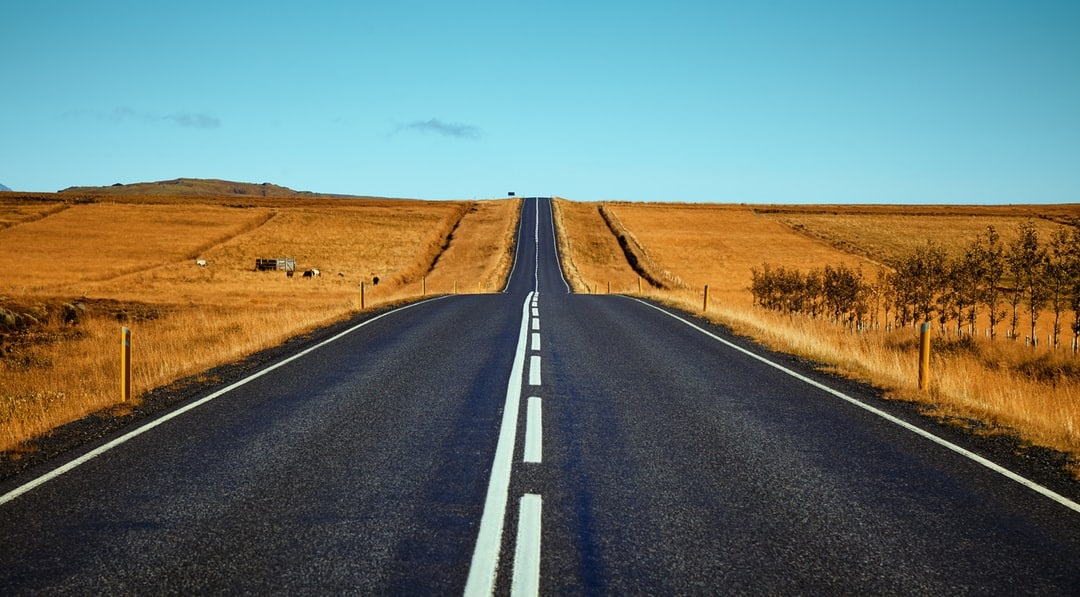
#> input picture OPENCV/road1.jpg, 1080 x 597 px
$ python HoughLineMethodProbabilistic.py
#> lines starting #> are read from the running program, lines starting #| are printed output that depends on the picture; after the words box and inside, x2 and y2 are one past the last pixel; in counts of white or black regions, pixels touching at a corner belong together
import cv2
import numpy as np
img = cv2.imread('road1.jpg')
#> img is the input picture: shape (597, 1080, 3); mean B, G, R 107.6, 117.4, 107.2
gray = cv2.cvtColor(img, cv2.COLOR_BGR2GRAY)
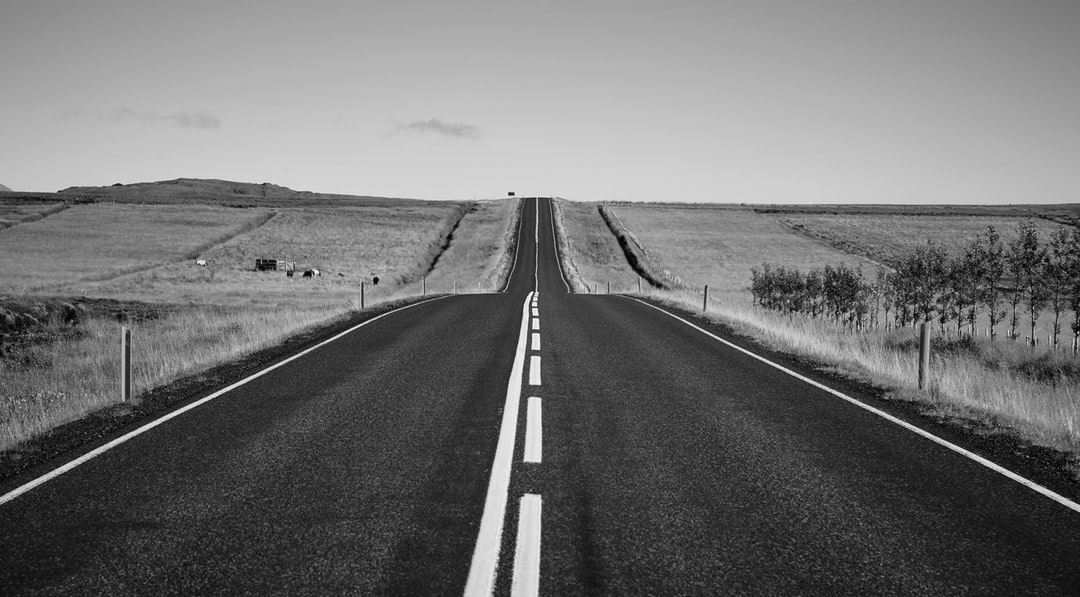
#> gray: shape (597, 1080); min 0, max 253, mean 113.2
edges = cv2.Canny(gray, 50, 150, apertureSize = 3)
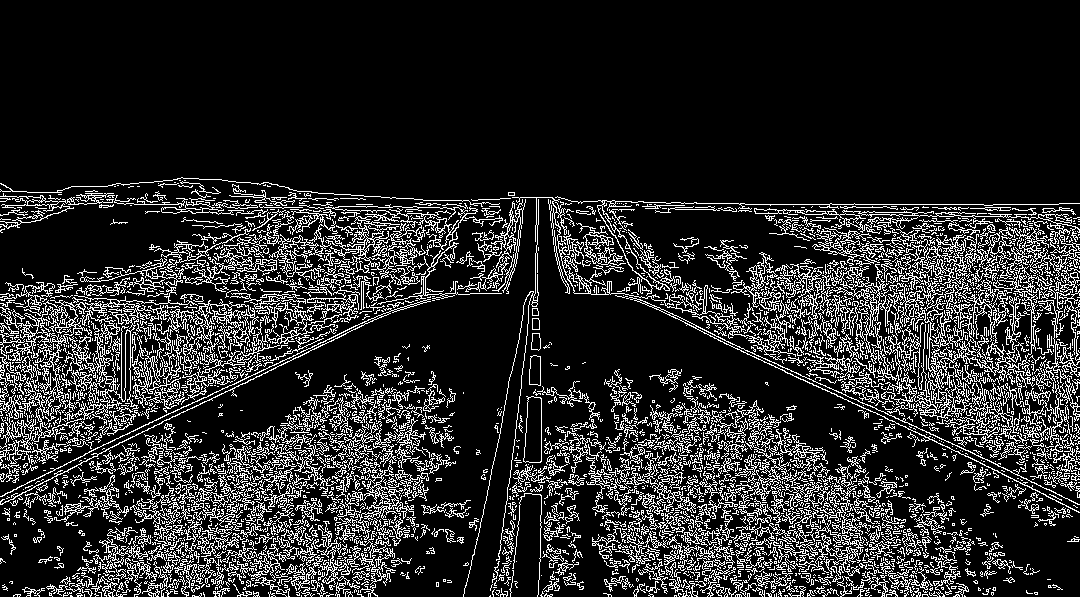
#> edges: shape (597, 1080); 16.3% white in thin lines or dots, all inside (x1, y1, x2, y2) = (0, 177, 1080, 597)
cv2.imshow('edges', edges)
lines = cv2.HoughLinesP(edges, 1, np.pi/180, 100, minLineLength=100, maxLineGap=10)
#> lines = 445 rows, first 6: [739, 204, 1058, 204], [822, 213, 1076, 218], [744, 294, 1077, 282], [733, 285, 1077, 273], [877, 269, 1077, 256], [85, 453, 263, 482]
for line in lines:
    x1, y1, x2, y2 = line[0]
    cv2.line(img, (x1, y1), (x2, y2), (0, 255, 0), 2)
#> this loop made 445 passes
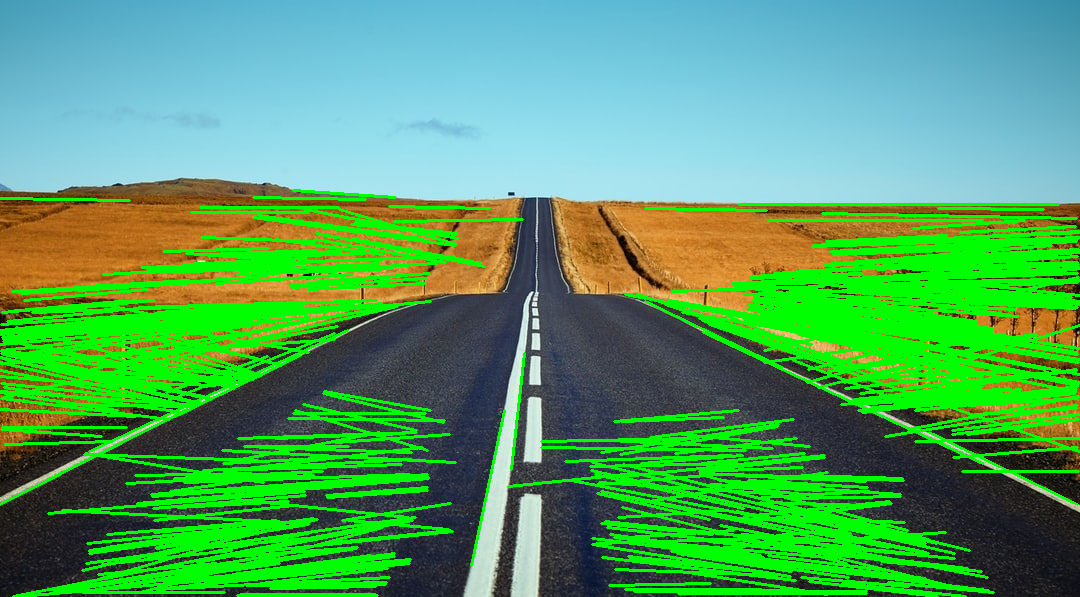
#> img: shape (597, 1080, 3); mean B, G, R 96.4, 160.6, 81.2

cv2.imshow('image', img)
k = cv2.waitKey(0)
#> (key Esc is pressed here)
cv2.destroyAllWindows()

$ run again, with OPENCV/road2.jpg copied over OPENCV/road1.jpg
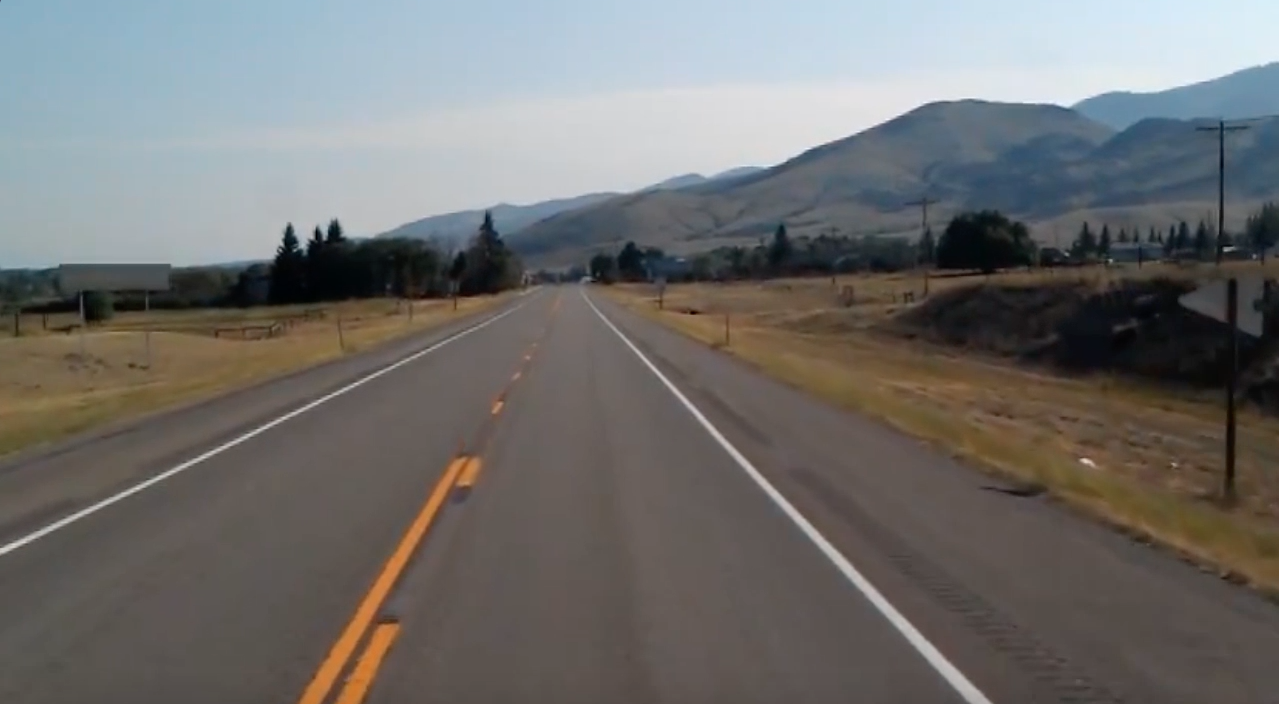
#> input picture OPENCV/road2.jpg, 1279 x 704 px
#> img is the input picture: shape (704, 1279, 3); mean B, G, R 109.7, 111.3, 112.3
#> `edges = cv2.Canny(gray, 50, 150, apertureSize = 3)`:
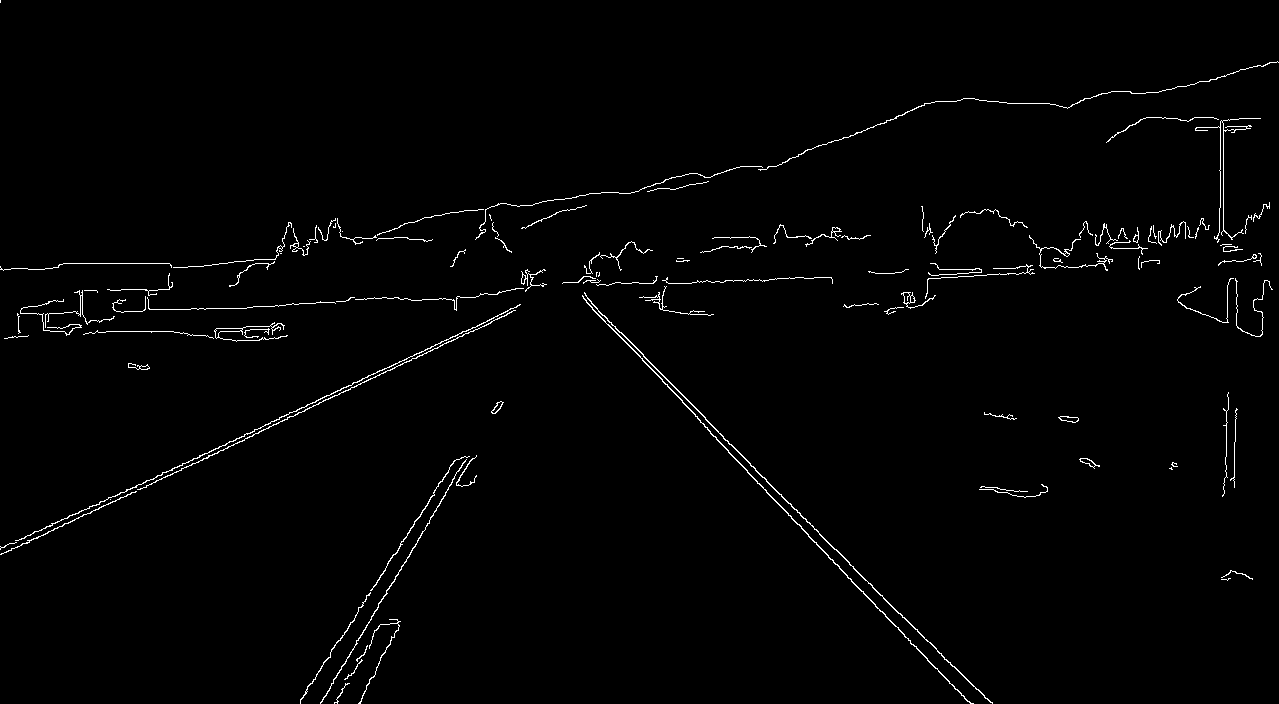
#> edges: shape (704, 1279); 1.3% white in thin lines or dots
#> lines = 21 rows, first 6: [705, 419, 952, 666], [0, 548, 497, 316], [320, 703, 452, 482], [643, 356, 766, 479], [0, 554, 223, 450], [747, 472, 970, 703]
#> the loop `for line in lines:` made 21 passes
#> after the loop `for line in lines:`:
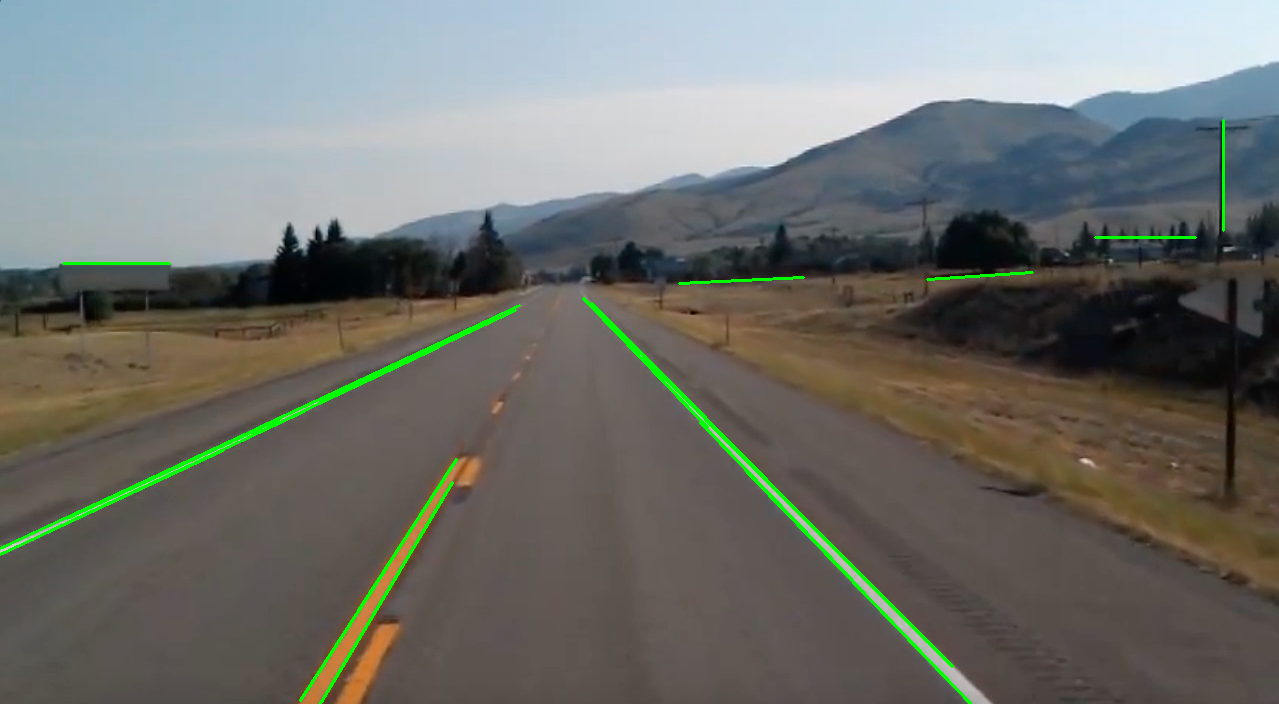
#> img: shape (704, 1279, 3); 1.22% of pixels changed, all inside (x1, y1, x2, y2) = (0, 119, 1225, 704)

$ run again, with OPENCV/BritishActors.jpg copied over OPENCV/road1.jpg
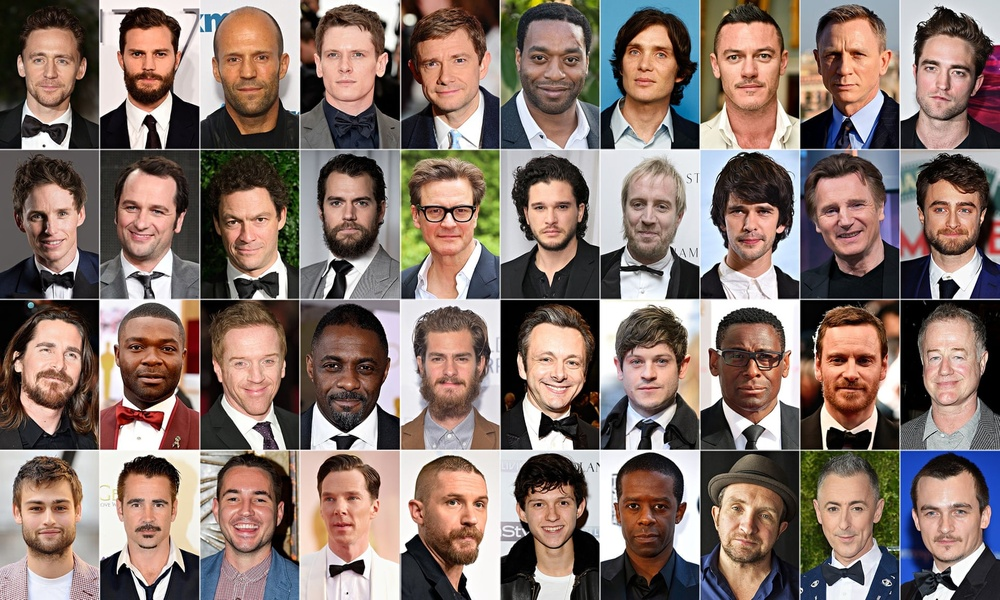
#> input picture OPENCV/BritishActors.jpg, 1000 x 600 px, shrunk from 1920 x 1152 before the run
#> img is the input picture: shape (600, 1000, 3); mean B, G, R 107.6, 115.3, 134.2
#> `edges = cv2.Canny(gray, 50, 150, apertureSize = 3)`:
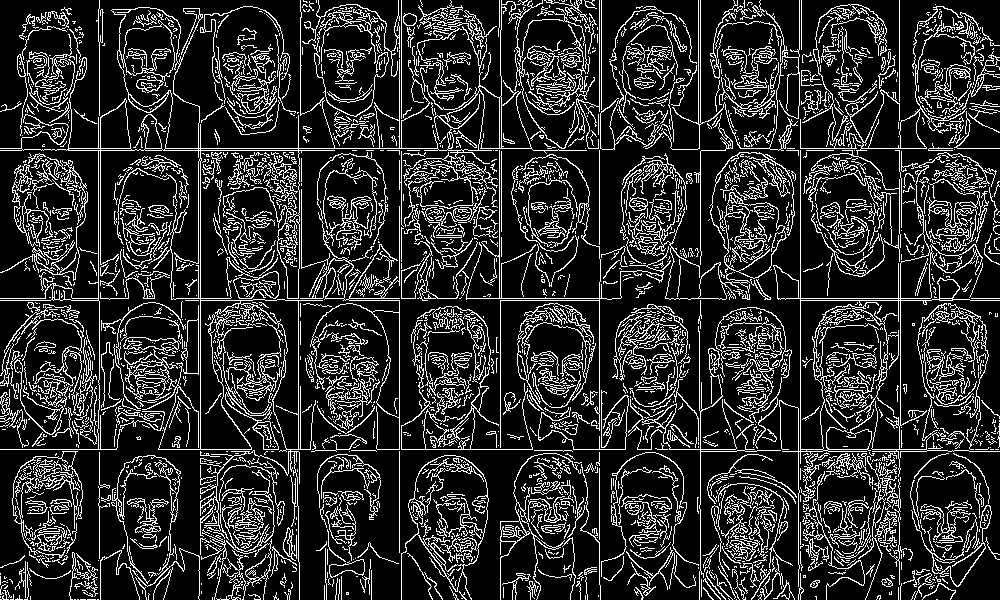
#> edges: shape (600, 1000); 17.7% white in thin lines or dots
#> lines = 72 rows, first 6: [287, 298, 620, 298], [781, 148, 999, 148], [782, 449, 926, 449], [352, 150, 499, 150], [599, 584, 599, 282], [800, 300, 952, 300]
#> the loop `for line in lines:` made 72 passes
#> after the loop `for line in lines:`:
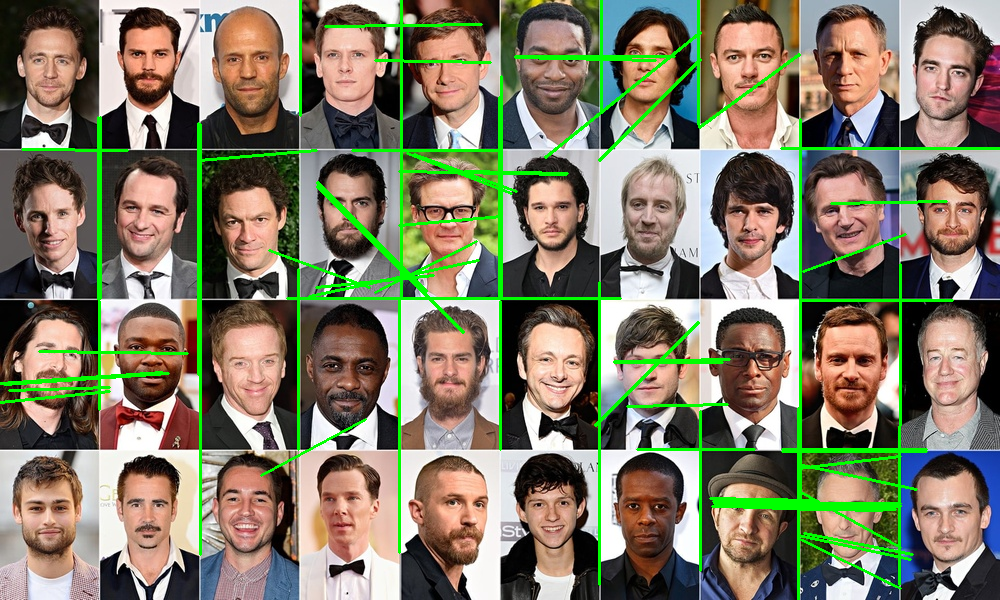
#> img: shape (600, 1000, 3); 5.1% of pixels changed, all inside (x1, y1, x2, y2) = (0, 0, 1000, 600)
